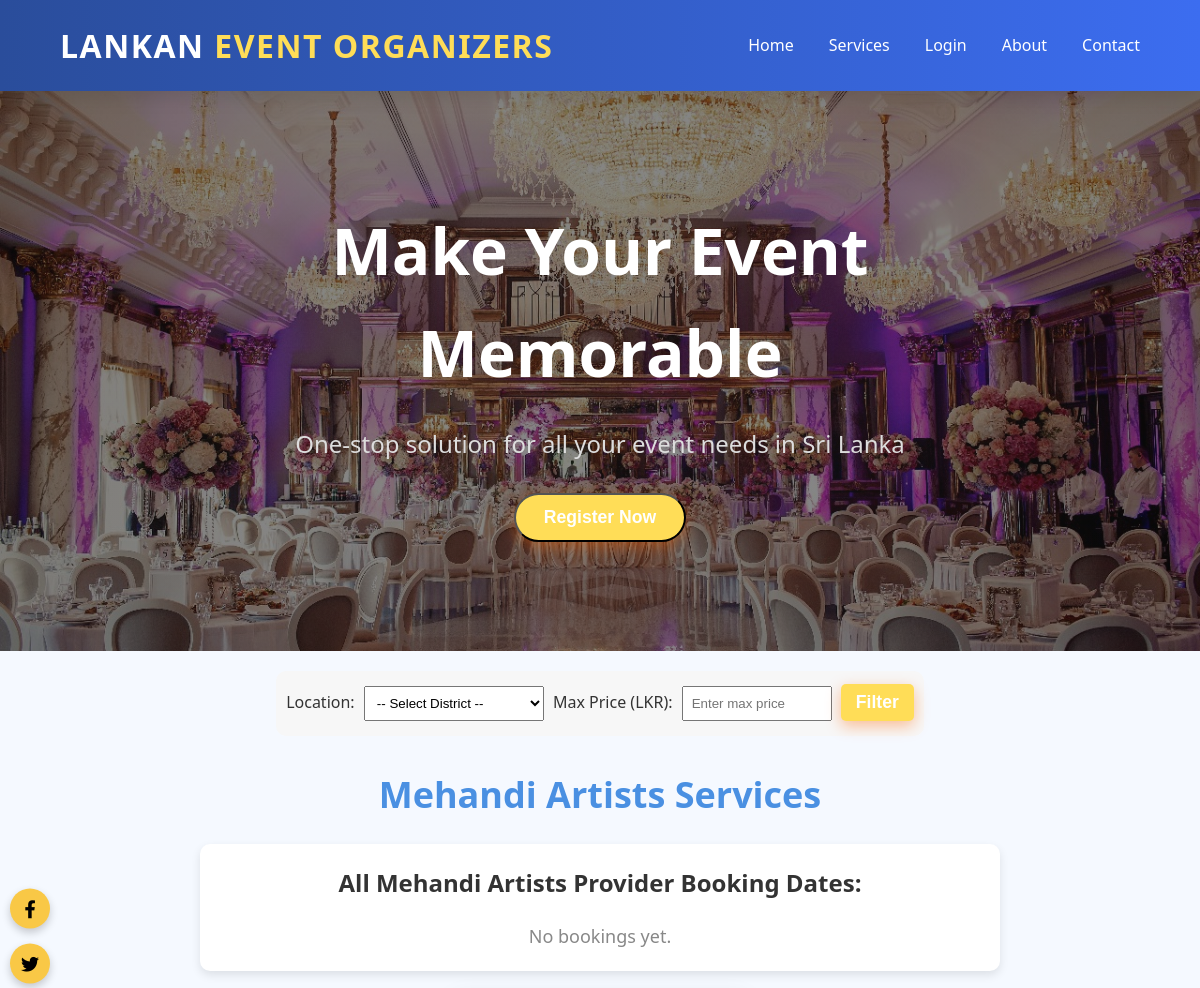
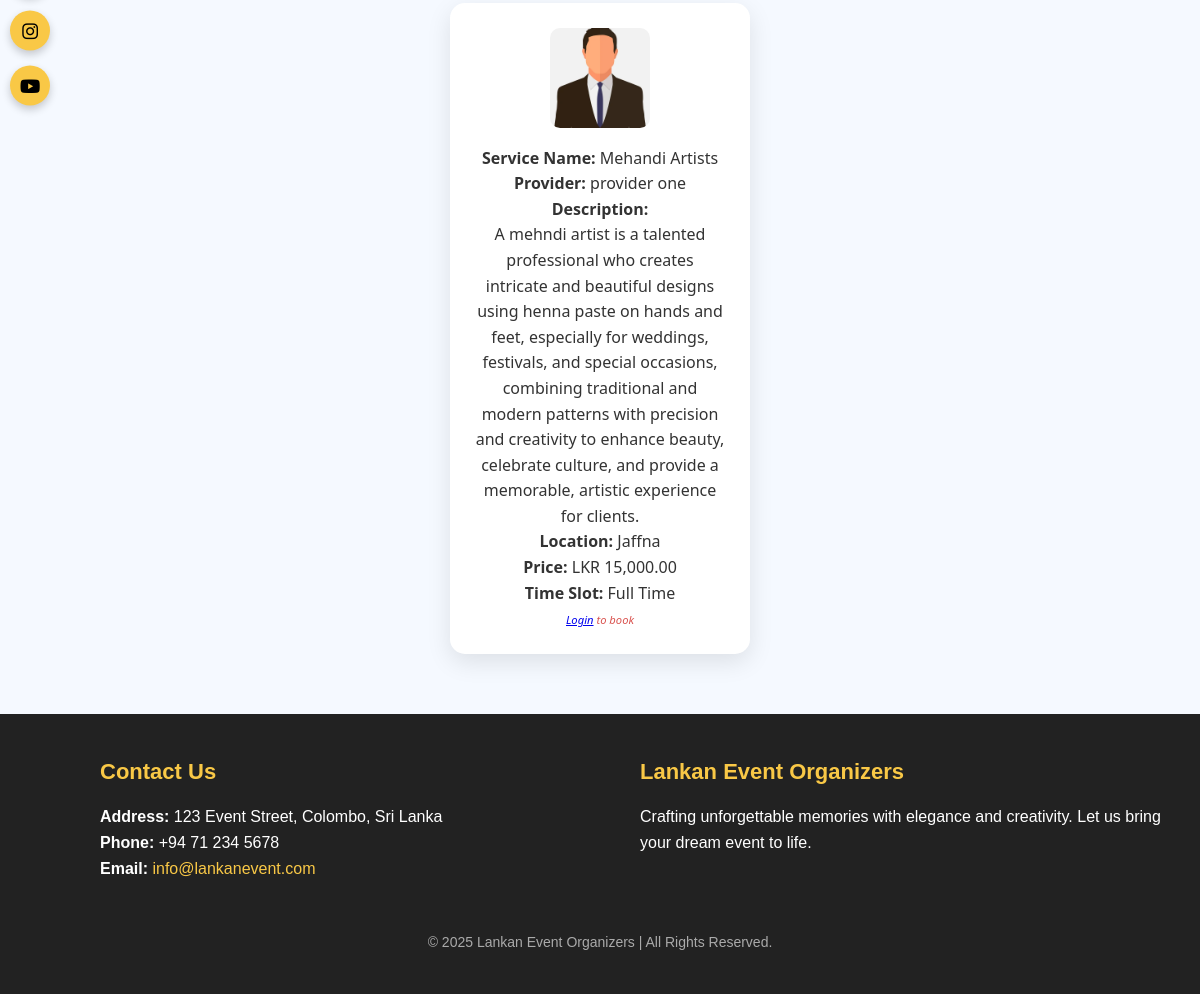
/mehendi.php, run on the app's committed database (2 pictures, top to bottom).
### tables this page shows
CREATE TABLE `services` (
  `id` int(11) NOT NULL,
  `provider_name` varchar(100) DEFAULT NULL,
  `service_name` varchar(100) DEFAULT NULL,
  `description` text DEFAULT NULL,
  `email` varchar(100) DEFAULT NULL,
  `photo` varchar(255) DEFAULT NULL,
  `location` varchar(150) DEFAULT NULL,
  `price` decimal(10,2) DEFAULT NULL,
  `time_slot` varchar(50) DEFAULT NULL
);

### mehendi.php (the view, shortened to what this page needs)
<?php
include('dbconnect.php');
$isLoggedIn = isset($_SESSION['user_name']);
$query = $conn->prepare("
    SELECT s.provider_name, p.booking_date
    FROM payment p
    JOIN services s ON p.service_id = s.id
    WHERE s.service_name = ? AND p.booking_date IS NOT NULL
    ORDER BY s.provider_name, p.booking_date DESC
");
$service_name = "Mehandi Artists";
$query->bind_param("s", $service_name);
$query->execute();
$bookedResult = $query->get_result();
$conditions = "service_name = ?";
$params = ["Mehandi Artists"];
$types = "s";
$sql = "SELECT * FROM services WHERE $conditions";
$stmt = $conn->prepare($sql);
$stmt->bind_param($types, ...$params);
$stmt->execute();
$servicesResult = $stmt->get_result();
?>
<!DOCTYPE html>
<html lang="en">
<head>
    <link rel="stylesheet" href="ourServices.css" />
    <link rel="stylesheet" href="https://cdnjs.cloudflare.com/ajax/libs/font-awesome/6.4.0/css/all.min.css">
</head>
<body>
<nav class="navbar">
    <div class="logo">Lankan <span>Event Organizers</span></div>
    <ul class="nav-links">
        <?php if ($isLoggedIn): ?>
            <li><a href="user_home.php #index">Home</a></li>
        <?php else: ?>
            <li><a href="index.php #index">Home</a></li>
        <?php endif; ?>
        <?php if ($isLoggedIn): ?>
            <li><a href="user_home.php #services">Services</a></li>
        <?php else: ?>
            <li><a href="index.php #services">Services</a></li>
        <?php endif; ?>
        <?php if ($isLoggedIn): ?>
            <li><a href="logout.php">Logout</a></li>
        <?php else: ?>
            <li><a href="login.php">Login</a></li>
        <?php endif; ?>
        <?php if ($isLoggedIn): ?>
            <li><a href="user_home.php #about">About</a></li>
        <?php else: ?>
            <li><a href="index.php #about">About</a></li>
        <?php endif; ?>
        <li><a href="contact.php">Contact</a></li>
    </ul>
</nav>
<?php if ($isLoggedIn): ?>
<section class="hero">
    <div class="hero-content">
        <h1>Make Your Event Memorable</h1>
        <p>One-stop solution for all your event needs in Sri Lanka</p>
        <p>Welcome, <?php echo htmlspecialchars($_SESSION['user_name']); ?>!</p>
    </div>
</section>
<?php else: ?>
<section class="hero">
    <div class="hero-content">
        <h1>Make Your Event Memorable</h1>
        <p>One-stop solution for all your event needs in Sri Lanka</p>
        <button onclick="openModal()" class="btn">Register Now</button>
    </div>
</section>
<?php endif; ?>
<section class="filter-section">
    <form method="GET" action="">
        <label for="location">Location:</label>
        <select name="location" id="location">
            <option value="">-- Select District --</option>
        </select>
        <label for="price">Max Price (LKR):</label>
        <input type="number" name="price" id="price" placeholder="Enter max price" value="<?php echo htmlspecialchars($_GET['price'] ?? ''); ?>">
        <button type="submit" class="btn">Filter</button>
    </form>
</section>
<h2 class="title">Mehandi Artists Services</h2>
<section class="bookings">
    <h3 class="booking-title">All Mehandi Artists Provider Booking Dates:</h3>
    <?php
    if ($bookedResult->num_rows > 0):
        $currentProvider = "";
        while ($row = $bookedResult->fetch_assoc()):
            if ($row['provider_name'] !== $currentProvider):
                if ($currentProvider !== "") echo "</ul>";
                $currentProvider = $row['provider_name'];
                echo "<h4 class='provider-name'>" . htmlspecialchars($currentProvider) . "</h4><ul class='booking-list'>";
            endif;
            echo "<li class='booking-date'>" . date("F j, Y", strtotime($row['booking_date'])) . "</li>";
        endwhile;
        echo "</ul>";
    else:
        echo "<p class='no-bookings'>No bookings yet.</p>";
    endif;
    ?>
</section>
<div class="modular-grid">
    <?php while ($row = $servicesResult->fetch_assoc()) { ?>
    <div class="modular-card">
        <div class="modular-info">
        <?php if (!empty($row['photo'])) { ?>
            <img src="<?php echo $row['photo']; ?>" alt="Service Photo" class="modular-img">
        <?php } ?>
            <p><strong>Service Name:</strong> <?php echo htmlspecialchars($row['service_name']); ?></p>
            <p><strong>Provider:</strong> <?php echo htmlspecialchars($row['provider_name']); ?></p>
            <p><strong>Description:</strong><br><?php echo nl2br(htmlspecialchars($row['description'])); ?></p>
            <p><strong>Location:</strong> <?php echo htmlspecialchars($row['location']); ?></p>
            <p><strong>Price:</strong> LKR <?php echo number_format($row['price'], 2); ?></p>
            <p><strong>Time Slot:</strong> <?php echo htmlspecialchars($row['time_slot']); ?></p>
            <?php if ($isLoggedIn): ?>
                <a href="payment.php?service_id=<?php echo $row['id']; ?>" class="modular-book">Book</a>
            <?php else: ?>
                <p class="modular-login"><em><a href="login.php">Login</a> to book</em></p>
            <?php endif; ?>
        </div>
    </div>
    <?php } ?>
</div>
<footer id="contact">
        <div class="footer-container">
            <div class="contact-info">
                <h3>Contact Us</h3>
                <p>
                    <strong>Address:</strong> 123 Event Street, Colombo, Sri Lanka<br />
                    <strong>Phone:</strong> +94 71 234 5678<br />
                    <strong>Email:</strong>
                    <a href="mailto:info@lankanevent.com">info@lankanevent.com</a>
                </p>
            </div>
            <div class="newsletter-signup">
                <h3>Lankan Event Organizers</h3>
                <p>Crafting unforgettable memories with elegance and creativity. Let us bring your dream event to life.</p>
            </div>
        </div>
        <div class="social-icons-vertical">
            <a href="https://facebook.com/lankanevent" target="_blank" class="social-icon" aria-label="Facebook">
                <i class="fab fa-facebook-f"></i>
            </a>
            <a href="https://twitter.com/lankanevent" target="_blank" class="social-icon" aria-label="Twitter">
                <i class="fab fa-twitter"></i>
            </a>
            <a href="https://instagram.com/lankanevent" target="_blank" class="social-icon" aria-label="Instagram">
                <i class="fab fa-instagram"></i>
            </a>
            <a href="https://youtube.com/lankanevent" target="_blank" class="social-icon" aria-label="YouTube">
                <i class="fab fa-youtube"></i>
            </a>
        </div>
        <div class="footer-copy">
            &copy; 2025 Lankan Event Organizers | All Rights Reserved.
        </div>
    </footer>
</body>
</html>

### data on the page
services: photo (picture), service_name "Mehandi Artists", provider_name "provider one", description "A mehndi artist is a talented professional who creates intricate and beautiful designs using henna paste on hands and feet, especially for weddings, festivals, and special occasions, combining traditional and modern patterns with precision and creativity to enhance beauty, celebrate culture, and provide a memorable, artistic experience for clients.", location "Jaffna", price "15,000.00", time_slot "Full Time"
